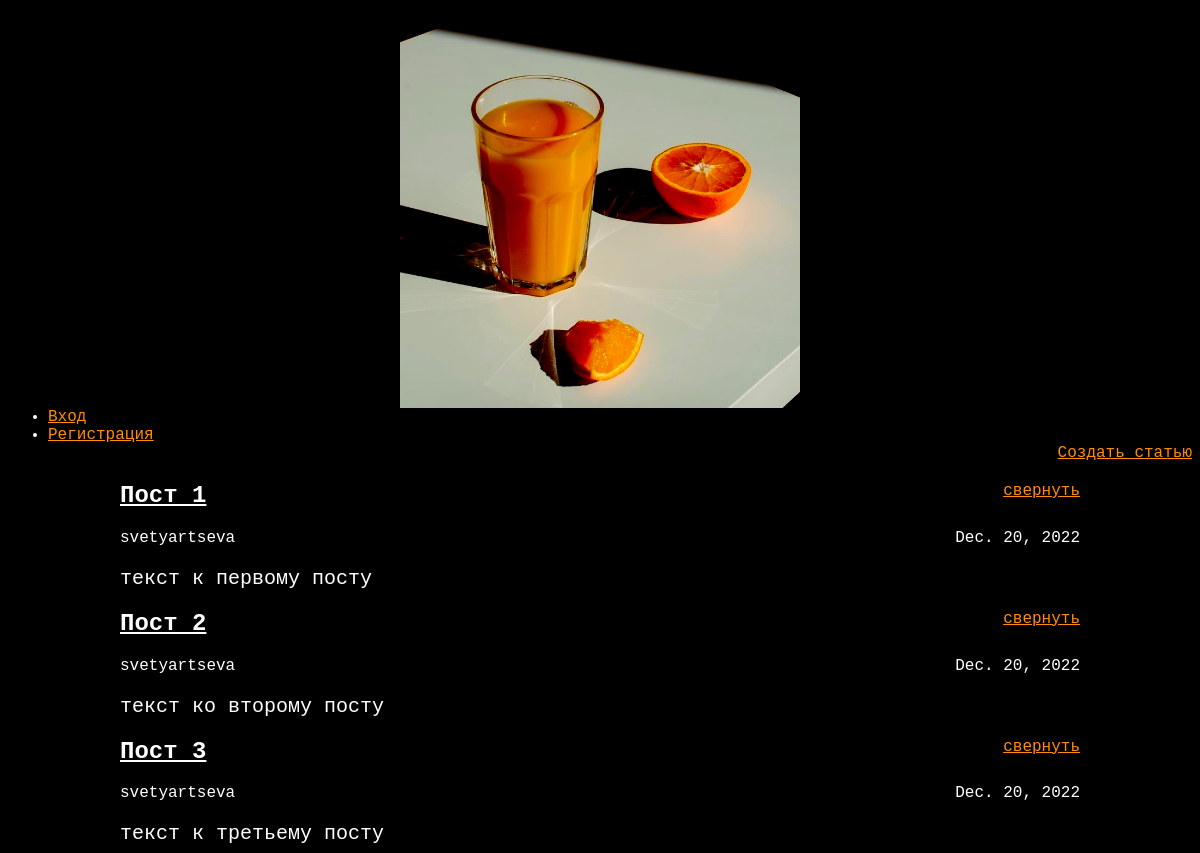
The page / on the database its author committed.
### articles/models.py (models this page shows, shortened)
class Article(models.Model):
    title = models.CharField(max_length=200)
    author = models.ForeignKey(User, on_delete=models.CASCADE)
    text = models.TextField()
    created_date = models.DateField(auto_now_add=True)
    def get_excerpt(self):
        return self.text[:140] + "..." if len(self.text) > 140 else self.text

### articles/views.py (the view)
# urls.py: path('', views.archive, name='archive'),
def archive(request):
    if request.user.is_authenticated:
        link_list = [
            {"text": "Выход из аккаунта", "ref": "/logout"},
            {"text": "Создать статью", "ref": "article/new"}
        ]
    else:
        link_list = [
            {"text": "Вход", "ref": "/login"},
            {"text": "Регистрация", "ref": "/register"}
        ]
    return render(request, 'archive.html', {"posts": Article.objects.all(), "links": link_list})

### articles/templates/archive.html (shortened to what this page needs)
<!DOCTYPE html>
<html>
    <head>
        <link rel="stylesheet" href="{{ STATIC_URL }}/static/css/article.css">
    </head>
    <body>
        <div class="header">
            <img src="{{ STATIC_URL }}/static/img.png" />
            <ul id="navbar">
                <li><a href="login/">Вход</a></li>
                <li><a href="register/">Регистрация</a></li>
            </ul>
        </div>
        <div class="create-post" align="right">
            <a href="/article/new">Создать статью</a>
        </div>
        <div class="archive">
            {% for post in posts %}
            <div class ="post">
            <a href="#" class="fold-button" style="float: right">свернуть</a>
              <div class="one-post">
                  <h2 class="post-title">
                      <a class="post-title" href="/article/{{ post.id }}">{{ post.title }}</a>
                  </h2>
                  <div class="article-info">
                      <div class="article-author">{{ post.author.username }}</div>
                      <div class="article-created-date">{{ post.created_date }}</div>
                  </div>
                  <p class="article-text">{{ post.get_excerpt }}</p>
              </div>
            </div>
            {% endfor %}
        </div>
    </body>
</html>

### articles/static/css/article.css (style rules this page uses)
a { color:#ff8d0a; }
.archive { width: 960px; margin-left: auto; margin-right: auto; }
.post-title a { color: #ffffff; }
.article-author { width: 50%; float: left; }
.article-created-date { text-align: right; }
.header img { display: block; height: 400px; width: 400px; margin-left: auto; margin-right: auto; }
body { background: #000000; font-family: Courier New, monospace; color: #ffffff ; }
p, h4 { width: 960px; font-size: 20px; margin-bottom: 0; color: #ffffff; margin-left: auto; margin-right: auto; }
ul, ol { margin: 0; }

### rows shown on the page
Article: title "Пост 1", author.username "svetyartseva", created_date "Dec. 20, 2022", get_excerpt "текст к первому посту"
Article: title "Пост 2", author.username "svetyartseva", created_date "Dec. 20, 2022", get_excerpt "текст ко второму посту"
Article: title "Пост 3", author.username "svetyartseva", created_date "Dec. 20, 2022", get_excerpt "текст к третьему посту"
